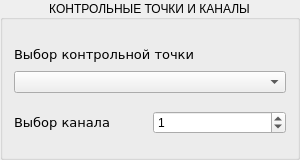
              <widget class="QGroupBox" name="gbUprCP">
               <property name="minimumSize">
                <size>
                 <width>300</width>
                 <height>160</height>
                </size>
               </property>
               <property name="title">
                <string>КОНТРОЛЬНЫЕ ТОЧКИ И КАНАЛЫ</string>
               </property>
               <property name="alignment">
                <set>Qt::AlignCenter</set>
               </property>
               <layout class="QGridLayout" name="gridLayout_11">
                <item row="0" column="0">
                 <layout class="QVBoxLayout" name="verticalLayout_5">
                  <item>
                   <widget class="QLabel" name="tlCPOsc">
                    <property name="minimumSize">
                     <size>
                      <width>0</width>
                      <height>16</height>
                     </size>
                    </property>
                    <property name="maximumSize">
                     <size>
                      <width>16777215</width>
                      <height>22</height>
                     </size>
                    </property>
                    <property name="font">
                     <font>
                      <family>Verdana</family>
                      <pointsize>10</pointsize>
                     </font>
                    </property>
                    <property name="text">
                     <string>Выбор контрольной точки</string>
                    </property>
                    <property name="wordWrap">
                     <bool>false</bool>
                    </property>
                   </widget>
                  </item>
                  <item>
                   <widget class="QComboBox" name="ComboBoxPoints">
                    <item>
                     <property name="text">
                      <string/>
                     </property>
                    </item>
                    <item>
                     <property name="text">
                      <string>Вход пространственной обработки</string>
                     </property>
                    </item>
                    <item>
                     <property name="text">
                      <string>Выход пространственной обработки</string>
                     </property>
                    </item>
                    <item>
                     <property name="text">
                      <string>Вход временной обработки</string>
                     </property>
                    </item>
                    <item>
                     <property name="text">
                      <string>Выход ЗНИПа</string>
                     </property>
                    </item>
                    <item>
                     <property name="text">
                      <string>Выход оптимального фильтра</string>
                     </property>
                    </item>
                    <item>
                     <property name="text">
                      <string>Выход детектора</string>
                     </property>
                    </item>
                    <item>
                     <property name="text">
                      <string>Выход некогерентного накопителя</string>
                     </property>
                    </item>
                    <item>
                     <property name="text">
                      <string>Выход СДЦ</string>
                     </property>
                    </item>
                    <item>
                     <property name="text">
                      <string>Порог СУЛТ</string>
                     </property>
                    </item>
                   </widget>
                  </item>
                 </layout>
                </item>
                <item row="1" column="0">
                 <layout class="QHBoxLayout" name="horizontalLayout_34">
                  <item>
                   <widget class="QLabel" name="tlCanalOsc">
                    <property name="font">
                     <font>
                      <family>Verdana</family>
                      <pointsize>10</pointsize>
                     </font>
                    </property>
                    <property name="text">
                     <string>Выбор канала</string>
                    </property>
                    <property name="wordWrap">
                     <bool>false</bool>
                    </property>
                   </widget>
                  </item>
                  <item>
                   <widget class="QSpinBox" name="SpinBoxCanals">
                    <property name="maximum">
                     <number>52</number>
                    </property>
                    <property name="value">
                     <number>1</number>
                    </property>
                   </widget>
                  </item>
                 </layout>
                </item>
               </layout>
              </widget>
